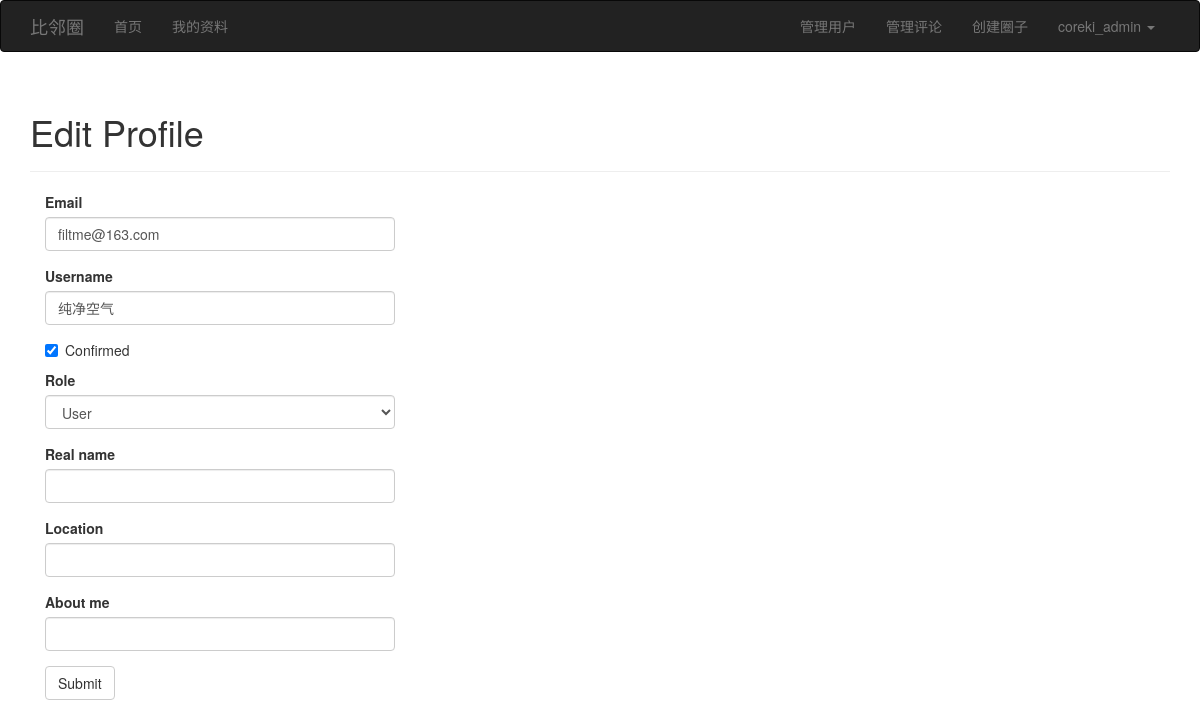
Screenshot of /profile/1/edit (signed in) with the database file from the repository.
### app/models.py (models this page shows, shortened)
class User(UserMixin,db.Model):
    __tablename__ = 'users'
    id = db.Column(db.Integer,primary_key=True)
    email = db.Column(db.String(64),unique=True,index=True)
    username = db.Column(db.String(64),unique=True,index=True)
    password_hash = db.Column(db.String(128))
    role_id = db.Column(db.Integer, db.ForeignKey('roles.id'))
    name = db.Column(db.String(64))
    avatar = db.Column(db.String(64))
    disabled = db.Column(db.Boolean,index=True,default=False)
    confirmed = db.Column(db.Boolean,default=False)
    province_id = db.Column(db.Integer,index=True)
    city_id = db.Column(db.Integer,index=True)
    district_id = db.Column(db.Integer,index=True)
    location = db.Column(db.String(64))
    latitude = db.Column(db.Float, index=True)
    longitude = db.Column(db.Float, index=True)
    level = db.Column(db.Integer, default=1)
    about_me = db.Column(db.Text())
    member_since = db.Column(db.DateTime, default=datetime.utcnow)
    last_seen = db.Column(db.DateTime, default=datetime.utcnow)
    posts = db.relationship('Post',backref='author',lazy='dynamic')
    comments = db.relationship('Comment', backref='author', lazy='dynamic')
    followed = db.relationship('Mapping_Follow',foreign_keys=[Mapping_Follow.follower_id],
                               backref=db.backref('follower',lazy='joined'),
                               lazy='dynamic',cascade='all,delete-orphan')
    followers = db.relationship('Mapping_Follow',foreign_keys=[Mapping_Follow.followed_id],
                               backref=db.backref('followed',lazy='joined'),
                               lazy='dynamic',cascade='all,delete-orphan')
    join_groups = db.relationship('Mapping_User_Group', foreign_keys=[Mapping_User_Group.user_id],
                                backref=db.backref('user', lazy='joined'),
                                lazy='dynamic', cascade='all,delete-orphan')
    @property
    def password(self):
        raise AttributeError('password is not a readable attribute')
    def user_permission(self,permission):
        if not self.confirmed or self.disabled:
            return False
        return self.role is not None and \
        (self.role.permissions & permission)==permission
    def is_administrator(self):
        return self.user_permission(Permission.ADMINISTER)
    def ping(self):
        self.last_seen = datetime.utcnow()
        db.session.add(self)

### app/home/views.py (the view, shortened to what this page needs)
@home.route('/profile/<int:id>/edit',methods=['GET','POST'])
@login_required
@admin_required
def edit_profile_admin(id):
    user = User.query.get_or_404(id)
    form = EditProfileAdminForm(user=user)
    form.email.data = user.email
    form.username.data = user.username
    form.confirmed.data = user.confirmed
    form.role.data = user.role_id
    form.name.data = user.name
    form.location.data = user.location
    form.about_me.data = user.about_me
    return render_template('edit_profile.html',form=form,user=user)

### app/home/forms.py (shortened to what this page needs)
class EditProfileAdminForm(Form):
    email = StringField('Email',validators=[Required(),Length(1,64),Email()])
    username = StringField('Username', validators=[Required(), Length(4, 26), Regexp('^[A-Za-z][A-Za-z0-9_.]*$', 0,
                                                                                    'Usernames must have only letters,'
                                                                                  'numbers,dots or underscores')])
    confirmed = BooleanField('Confirmed')
    role = SelectField('Role',coerce=int)
    name = StringField('Real name',validators=[Length(0,64)])
    location = StringField('Location', validators=[Length(0, 64)])
    about_me = StringField('About me', validators=[Length(0, 64)])
    submit = SubmitField('Submit')
    def __init__(self,user,*args,**kwargs):
        super(EditProfileAdminForm,self).__init__(*args,**kwargs)
        self.role.choices = [(role.id,role.name) for role in Role.query.order_by(Role.name).all()]
        self.user = user

### app/auth/views.py (called while the page is built)
@auth.before_app_request
def before_request():
    if current_user.is_authenticated:
        current_user.ping()
        if not current_user.confirmed \
                and request.endpoint[:5] != 'auth.':
            return redirect(url_for('auth.unconfirmed'))

### app/home/__init__.py (called while the page is built)
@home.app_context_processor
def inject_permissions():
    return dict(Permission=Permission)

### app/models.py (called while the page is built)
@login_manager.user_loader
def load_user(user_id):
    return User.query.get(int(user_id))

### app/templates/edit_profile.html (shortened to what this page needs)
{% extends "base.html" %}
{% import "bootstrap/wtf.html" as wtf %}
{% block page_content %}
<div class="page-header">
    <h1>Edit Profile</h1>
</div>
<div class="col-md-4">
    {{  wtf.quick_form(form) }}
</div>
{% endblock %}

### app/templates/base.html (shortened to what this page needs)
<!DOCTYPE html>
<html>
<head>
    {% block head %}
    <link rel="stylesheet" href="{{ url_for('static',filename='bootstrap/css/bootstrap.min.css') }}">
    <link rel="stylesheet" type="text/css" href="{{ url_for('static', filename='styles.css') }}">
    {% endblock %}
</head>
<body>
{% block navbar %}
<nav class="navbar navbar-inverse" role="navigation">
    <div class="container">
        <div class="navbar-header">
            <a class="navbar-brand" href="{{ url_for('home.index') }}">比邻圈</a>
        </div>
        <div class="navbar-collapse collapse">
            <ul class="nav navbar-nav">
                <li><a href="{{ url_for('home.index') }}">首页</a></li>
                {% if current_user.is_authenticated %}
                <li><a href="{{ url_for('home.user', username=current_user.username) }}">我的资料</a></li>
                {% endif %}
            </ul>
            <ul class="nav navbar-nav navbar-right">
                {% if current_user.is_administrator()%}
                <li><a href="{{ url_for('home.manage_user') }}">管理用户</a></li>
                {% endif %}
                {% if current_user.user_permission(Permission.MODERATE_POST) %}
                <li><a href="{{ url_for('home.moderate') }}">管理评论</a></li>
                {% endif %}
                <li><a href="{{ url_for('home.create_group') }}">创建圈子</a></li>
                {% if current_user.is_authenticated %}
                <li class="dropdown">
                    <a href="#" class="dropdown-toggle" data-toggle="dropdown">
                        {{ current_user.username }} <b class="caret"></b>
                    </a>
                </li>
                {% else %}
                <li><a href="{{ url_for('auth.register') }}">注册</a></li>
                <li><a href="{{ url_for('auth.login') }}">登陆</a></li>
                {% endif %}
            </ul>
        </div>
    </div>
</nav>
{% endblock %}
{% block content %}
<div class="container">
    {% block page_content %}{% endblock %}
</div>
{% endblock %}
<br>
<br>
</body>
</html>

### rows the page displays
User: username "coreki_admin"
User: email "filtme@163.com", username "纯净空气", confirmed "☑", role "User"
